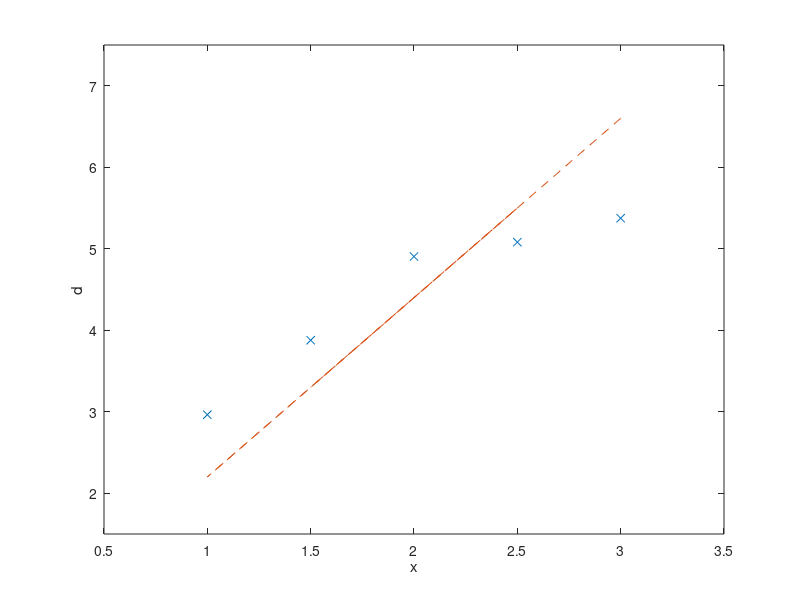
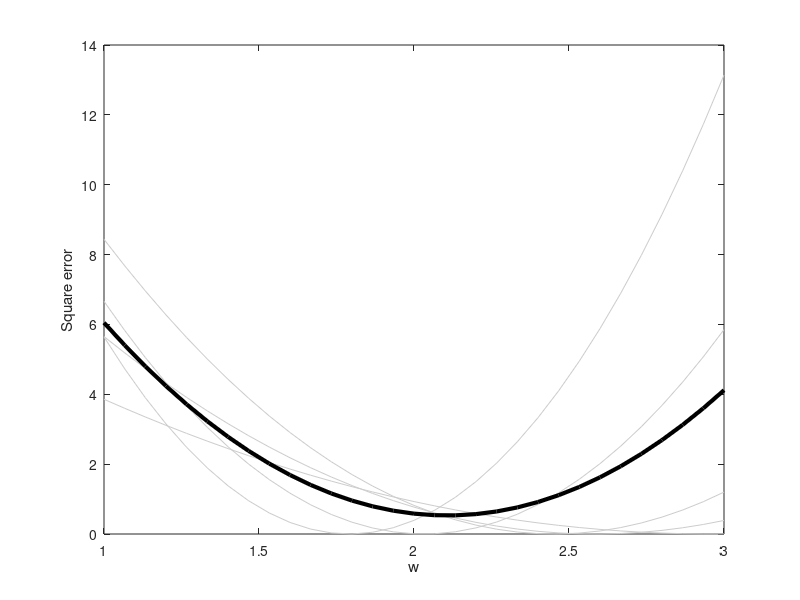
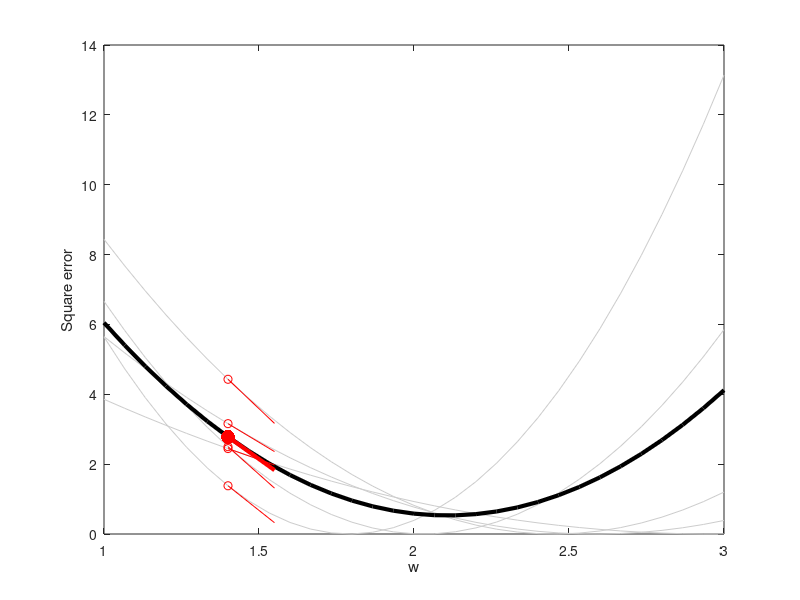
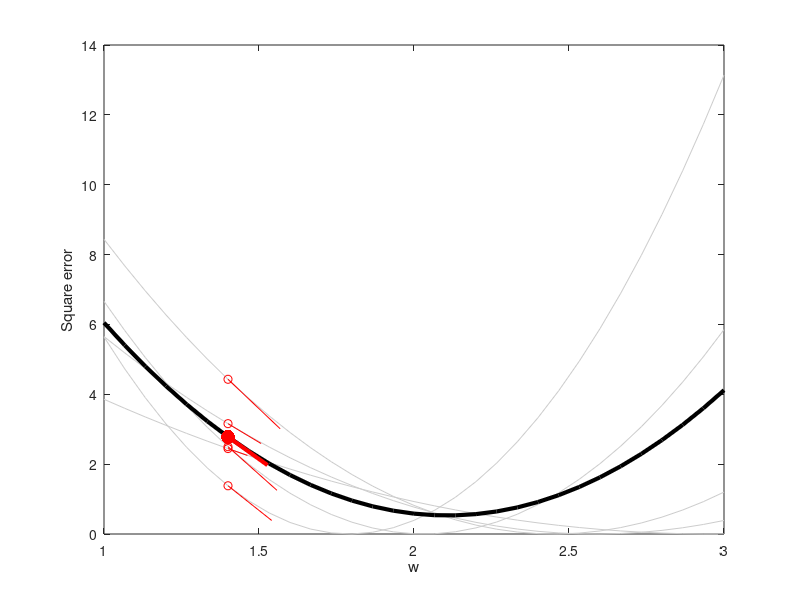

MATLAB code for these plots, in order:
function L02stochasticGradient()

% Illustrate stochastic gradient descent in one dimension. Model is a
% simple linear regression problem with mean square loss and several
% observations.

rng('default')
wt = 2.2;
bt = 0;
sig = 1;
N = 5;

e = sig .* randn(N,1);
x = linspace(1,3,N)';
ord = randperm(length(x));
x = x(ord);
d = x * wt + bt + e;

% Linear regression plot
plot(x, d, 'x', x, x*wt+bt, '--')
ax = axis();
axis(ax + 0.5*[-1 1 -1 1]);
xlabel('x')
ylabel('d')
print('-dpng', 'Z:\work\sync\5526\private\pics\L02stochasticGradientXspace')


% cost vs w plot
w = linspace(1,3,31);
plotWvsE(d, x, w);
print('-dpng', 'Z:\work\sync\5526\private\pics\L02stochasticGradientWspace')


% Stochastic gradient vs average
w0 = 1.4;
delta = 0.15;
[E0x E0 gradx grad] = updateWInfo(d, x, w0);
plotWvsEGrads(d, x, w, w0, delta, delta, E0x, E0, gradx, grad);
print('-dpng', 'Z:\work\sync\5526\private\pics\L02stochasticGradientWspaceWithGrad')

delta = 0.02;
plotWvsEGradsFinalPt(d, x, w, w0, delta, E0x, E0, gradx, grad);
print('-dpng', 'Z:\work\sync\5526\private\pics\L02stochasticGradientWspaceWithStep')

w00 = w0;
delta = 0.02;
for i = 1:3*N
    [E0x E0 gradx grad] = updateWInfo(d, x, w00);
    plotWvsEGradsFinalPt(d, x, w, w00, delta, E0x, E0, gradx, grad);
    print('-dpng', ['Z:\work\sync\5526\private\pics\' sprintf('L02stochasticGradientWspaceWithGradStep%02d', i)])
    %pause(.1)
    
    w00 = w00 + gradx(mod(i-1,N)+1)*delta;
end

w00 = w0;
delta = delta;
for i = 1:3
    [E0x E0 gradx grad] = updateWInfo(d, x, w00);
    plotWvsEGradsFinalPt(d, x, w, w00, delta, E0x, E0, gradx, grad);
    print('-dpng', ['Z:\work\sync\5526\private\pics\' sprintf('L02stochasticGradientWspaceWithAvgGradStep%02d', i)])
    pause(.1)
    
    w00 = w00 + grad*delta*N;
end


function [Ex E] = plotWvsE(d, x, w)
Ex = bsxfun(@minus, d, x * w).^2;
E = mean(Ex, 1);
plot(w, Ex, 'Color', .8*[1 1 1])
hold on
plot(w, E, 'k', 'LineWidth', 3)
hold off
ylabel('Square error')
xlabel('w')


function plotWvsEGrads(d, x, w, w0, deltax, delta, E0x, E0, gradx, grad)
plotWvsE(d, x, w);
hold on
%quiver(w0*ones(N,1), E0x, delta*ones(N,1), -gradx*delta, 0)
plot(w0, E0x, 'ro')
plot(w0, E0, '.r', 'MarkerSize', 30)
plot([w0+0*deltax w0+deltax]', [E0x E0x-gradx.*deltax]', 'r')
plot([w0 w0+delta]', [E0 E0-grad.*delta]', 'r', 'LineWidth', 3)
hold off

function plotWvsEGradsFinalPt(d, x, w, w0, delta, E0x, E0, gradx, grad)
plotWvsEGrads(d, x, w, w0, delta*gradx, delta*grad, E0x, E0, gradx, grad);

function [E0x E0 gradx grad] = updateWInfo(d, x, w0)
E0x = bsxfun(@minus, d, x * w0).^2;
E0 = mean(E0x, 1);
gradx = 2*bsxfun(@minus, d, x * w0) .* x;
grad = mean(gradx, 1);
